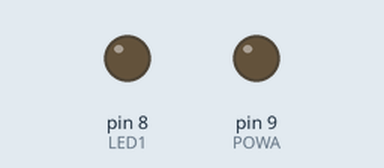
Bench run of a sketch on a simulated Arduino Uno, built with avr-gcc and run on an emulated ATmega328P. On the bench: output pins drawn as LEDs (lit = HIGH). The local clock reads 2024-03-15 10:24:30 at power-on unless the sketch sets it; storage starts empty.

Above: at 28.1 s.
At 56.31 s:
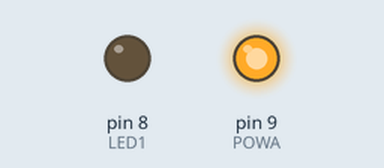
Timing chart, 0 to 73.3 s (numbered marks = the images above):
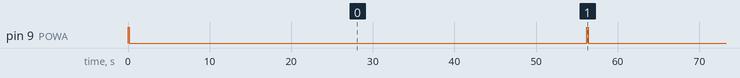

Measured:
- by itself, pin 9 (POWA): alternates HIGH for 0.18 s and LOW for 56.1 s

The sketch:

datalogger_and_wireless.ino
```cpp
//****************************************************************

// OSBSS T/RH datalogger code Mod for Ceneha purpose - v0.01
// Last edited on May 24, 2016

//****************************************************************

#include <EEPROM.h>
#include <Wire.h>
#include <SD.h>
#include <LowPower.h>
#include <SPI.h>
#include "ds3231.h"
#include "rtc_ds3231.h"

// Global objects and variables   ******************************
#define POWA 9 // pin 9 supplies power to microSD card breakout and SHT15 sensor
#define MISOpin 11 // Pin Miso for SPI
#define MOSIpin 12 // Pin Miso for SPI
#define SDcsPin 10 // pin 9 is CS pin for MicroSD breakout
#define LED1 8// pin 8 y 7 controls LED

// Launch Variables   ******************************
uint8_t time[8];
char filename[15] = "LOGPOSTA.csv";    // Set filename Format: "12345678.123". Cannot be more than 8 characters in length, contain spaces or begin with a number
int minutos = 1; //minutos en modo sleep
File myFile; //File for SD

//*********************************************************************************************
// FUNCTIONES

/////----BLINK LED------/////

void blink_led(int n,int led) {
  pinMode(led, OUTPUT);

  for (int i = 1; i < n; i++) // blink LED n times to indicate SD card write error
  {
    digitalWrite(led, HIGH);
    delay(100);
    digitalWrite(led, LOW);
    delay(100);
  }
}


/////----Inicializacion SD----/////

void inicializaSD() {

  if (!SD.begin(SDcsPin)) {
    blink_led(6,LED1);
    return;
  }
  else {
    //blink LED 2 time to indicate SD card init propperly
    blink_led(1,LED1);
  }
}

/////----Almacenar datos en SD----/////
void almacenar_datos(File MyFile) {

  //Tomo el tiempo del reloj
  //-----------------------------------------------------------------------------------------
  struct ts t;
  //get time
  //En este caso el DS3231
  DS3231_get(&t);
  //-----------------------------------------------------------------------------------------
  // Almaceno los datos en la tarjeta SD
  //-----------------------------------------------------------------------------------------
  // si el archivo abrio exitosamente armo el string
  if (myFile) {
    //creando string
    String datastring = " "; //guardamos la lectura en un solo string

    // Fecha y Tiempo
    datastring += String(t.year);
    datastring += ";";
    datastring += String(t.mon);
    datastring += ";";
    datastring += String(t.wday);
    datastring += ";";
    datastring += String(t.hour);
    datastring += ";";
    datastring += String(t.min);
    datastring += ";";
    datastring += String(t.sec);
    //
    // ** Sensores: Los datos son pasados por referencia a la función

    //
    // Escribo en la SD
    myFile.println(datastring);
  }
  else {
    // if the file didn't open, print an error:
    //LED ERROR!!!
    blink_led(2,LED1);
  }
  //-----------------------------------------------------------------------------------------
}

// setup ****************************************************************
void setup()
{
  Serial.begin(9600); // open serial at 9600 bps
  Wire.begin();

  // set output pins
  pinMode(POWA, OUTPUT);

  digitalWrite(POWA, HIGH);    // turn on SD card
  delay(50);    // give some delay to ensure SD is initialized properly

  //Inicializacion del SD
  inicializaSD();
  delay(50);

  //Inicializo una instancia del reloj DS3231
  DS3231_init(DS3231_INTCN);
  delay(50);

}

// loop ****************************************************************

void loop()
{

  //MODO SLEEP: CONFIGURACION------

  //blink LED 1 time to indicate sleep mode config set well
  blink_led(1,LED1);

  digitalWrite(POWA, LOW);  // turn off microSD card to save power
  delay(1);  // give  delay for SD card and RTC to be low before processor sleeps to avoid it being stuck

  //blink LED 1 time to indicate sleep mode config set well
  blink_led(1,LED1);

  //el tiempo maximo que la libreria permite poner el Arduino en modo sleep es
  //de 8seg, por lo que se hacen varios ciclos para lograr los minutos requeridos
  //(por ej: para 10 minutos se hacen 10*60/8=75 ciclos)

  int cont=(minutos*60)/8;
  for (int i = 0; i < cont; i++) {
    LowPower.powerDown(SLEEP_8S, ADC_OFF, BOD_OFF);
  }
  //MODO DESPIERTO: CONFIGURACION,SENSADO Y ALMACENAMIENTO------

  // code will resume from here once the processor wakes up =============== //
  //LowPower.powerDown_on(ADC_ON,BOD_ON,TIMER2_ON,TIMER1_ON,TIMER0_ON,SPI_ON,USART0_ON,TWI_ON);
  delay(50);    // important delay to ensure SPI bus is properly activated

  pinMode(POWA, OUTPUT);
  pinMode(LED1, OUTPUT);
  digitalWrite(POWA, HIGH);  // turn on SD card power
  delay(50);    // give delay to let the SD card and SHT15 get full powa

  //Reinicializar el modulo SD
  inicializaSD();
  delay(50);

  //Reinicializo una instancia del reloj DS3231
  DS3231_init(DS3231_INTCN);
  delay(50);

  //save data
  myFile = SD.open(filename, FILE_WRITE);
  //Almacenar fecha, hora y datos de los sensores
  almacenar_datos(myFile);

  //------SENSORES----///

  myFile.close();

}
```
